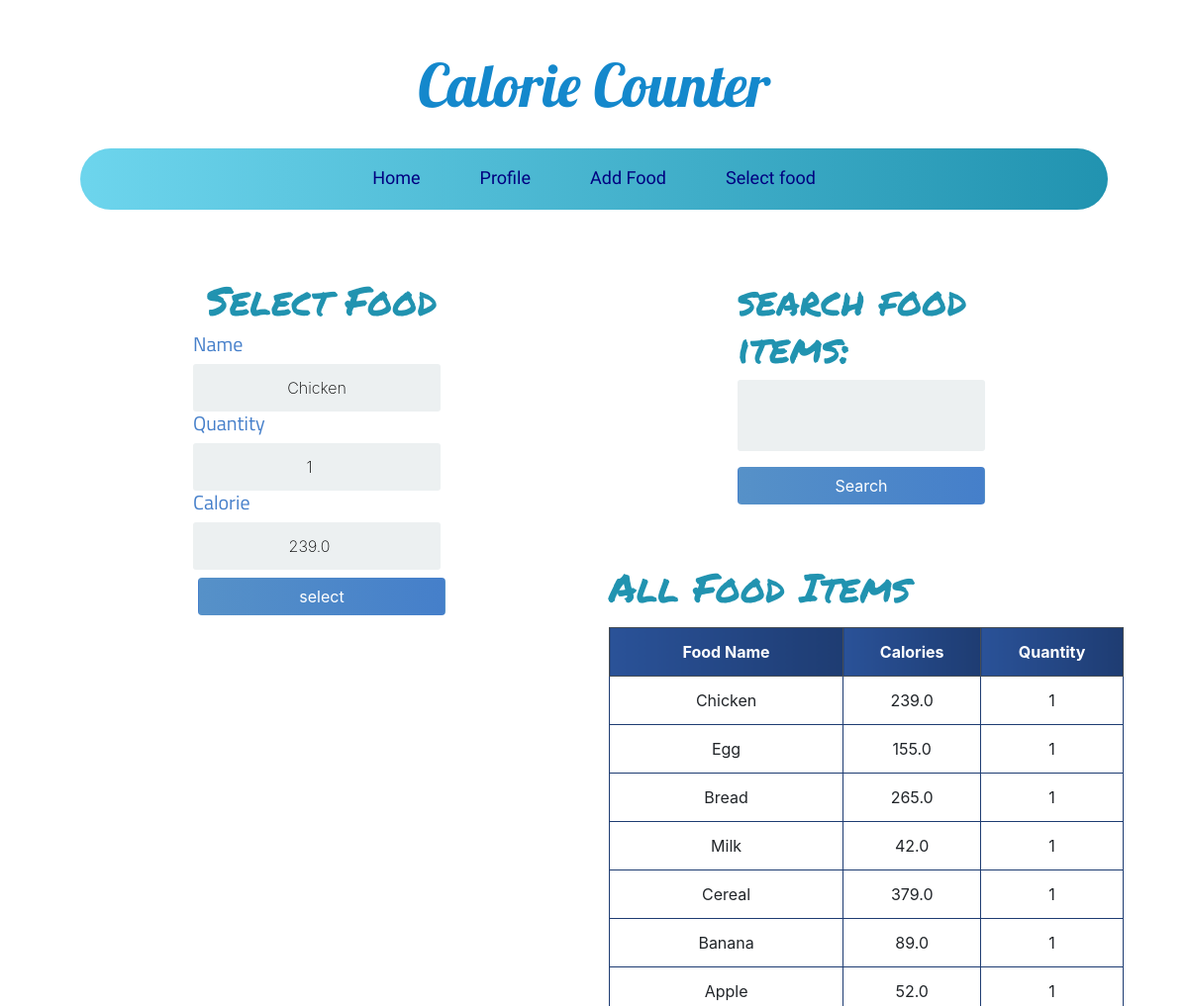
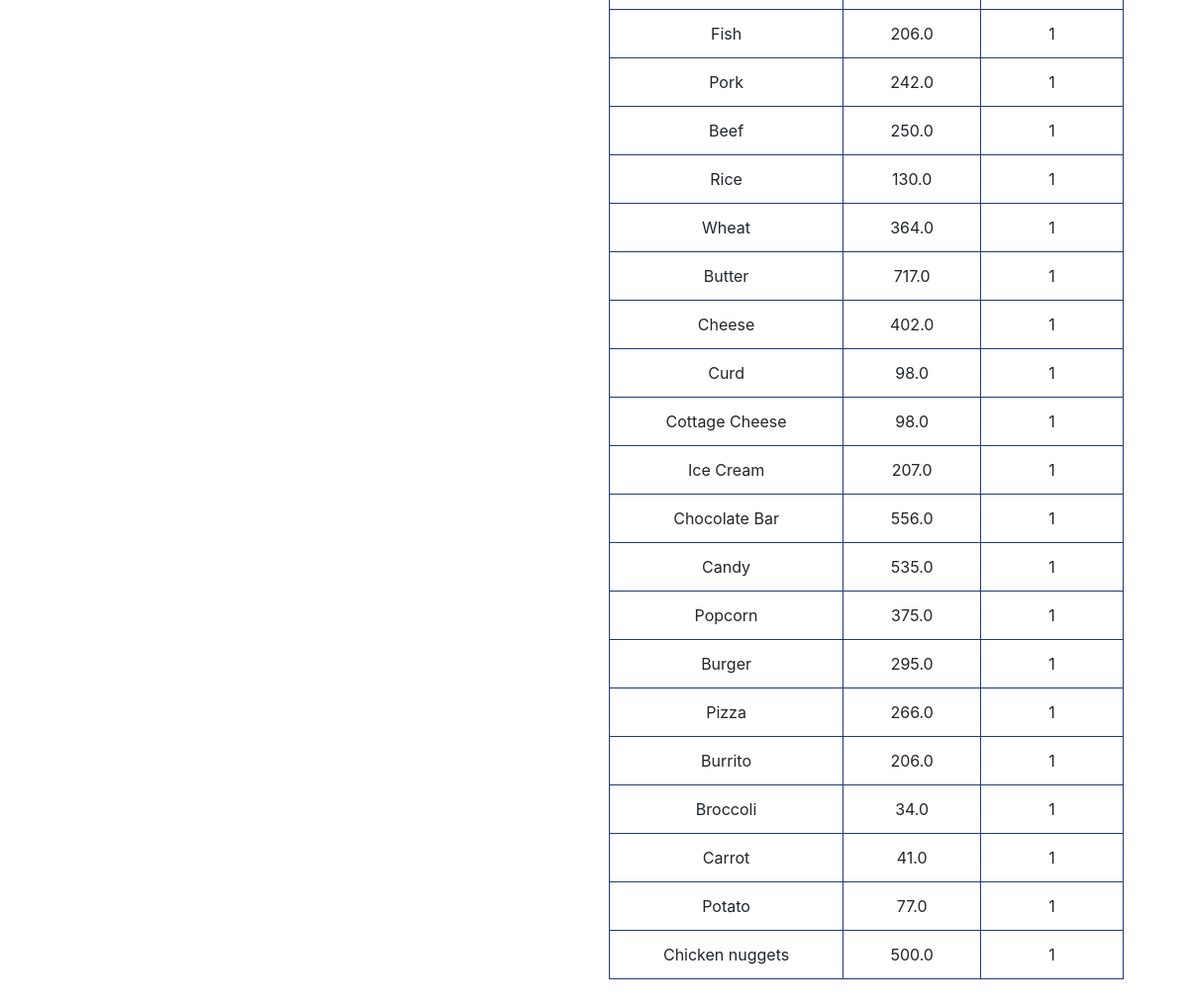
Screenshot of /update_food/10/ (signed in) with the database file from the repository (2 pictures, top to bottom).
### calories/models.py (models this page shows, shortened)
class Food(models.Model):
	name = models.CharField(max_length=200 ,null=False)
	quantity = models.PositiveIntegerField(null=False,default=0)
	calorie = models.FloatField(null=False,default=0)
	person_of = models.ForeignKey(User,null=True,on_delete=models.CASCADE)

### calories/views.py (the view)
# urls.py: path('update_food/<str:pk>/',update_food,name='update_food'),
@login_required
def update_food(request,pk):
	food_items = Food.objects.filter(person_of=request.user)
	food_item = Food.objects.get(id=pk)
	form =  AddFoodForm(instance=food_item)
	if request.method == 'POST':
		form = AddFoodForm(request.POST,instance=food_item)
		if form.is_valid():
			form.save()
			return redirect('profile')
	myFilter = FoodFilter(request.GET,queryset=food_items)
	context = {'form':form,'food_items':food_items,'myFilter':myFilter}
	return render(request,'add_food.html',context)

### calories/forms.py
class AddFoodForm(forms.ModelForm):
    class Meta:
        model = Food
        fields = ('name','quantity','calorie')

### templates/add_food.html (shortened to what this page needs)
{% extends 'base.html' %}
{% block content %}
<div class="container">
<div class="row">
    <div class="col-lg-6">
    <div class="login">
        <div class="login-screen">
            <div class="app-title">
                <h1 class="headline">Select Food</h1>
            </div>
            <form method="POST" action="" class="login-form form-inline">
                {% for field in form %}
                <h5 class="form-labels">
                {{ field.label }}
                </h5>
                {{ field }}
                {% endfor %}
                <input class="btn mt-2" type="submit" value="select">
            </form>
        </div>
    </div>
    </div>
    <div class="col-lg-6 ">
    <div class="login">
        <div class="login-screen">
              <form method="get">
                  <h1 class="headline">{{ myFilter.form }}</h1>
                  <button class="btn mt-2" type="submit">Search </button>
              </form>
        </div>
    </div>
        <h1 class="headline"> All Food Items </h1>
        <table class="table table-bordered text-center mt-3">
            <thead class="thead-dark">
                <tr>
                    <th scope="col">Food Name</th>
                    <th scope="col">Calories</th>
                    <th scope="col">Quantity</th>
                </tr>
            </thead>
            <tbody>
                {% for food in food_items %}
                <tr>
                    <td>{{ food.name }}</td>
                    <td>{{ food.calorie }}</td>
                    <td>{{ food.quantity }}</td>
                </tr>
                {% endfor %}
            </tbody>
        </table>
    </div>
</div>
</div>
{% endblock content %}

### static/css/base.css (style rules this page uses)
body { font-family: Arial; background-color: #3498DB; padding: 50px; }
.login { margin: 20px auto; width: 300px; }
.login-screen { background-color: #FFF; padding: 20px; border-radius: 5px }
.app-title { text-align: center; color: #777; }
.login-form { text-align: center; }
input { text-align: center; background-color: #ECF0F1; border: 2px solid transparent; border-radius: 3px; font-size: 16px; font-weight: 200; padding: 10px 0; width: 250px; transition: border .5s; }
.btn { background: #457fca; background: -webkit-linear-gradient(to right, #5691c8, #457fca); background: linear-gradient(to right, #5691c8, #457fca); color: white !important; font-size: 16px; line-height: 25px; padding: 10px 0; text-decoration: none; text-shadow: none; border-radius: 3px; box-shadow: none; transition: 0.25s; display: block; width: 250px; margin: 0 auto; }
th { background: #1e3c72; background: -webkit-linear-gradient(to right, #2a5298, #1e3c72); background: linear-gradient(to right, #2a5298, #1e3c72); }
.headline { font-family: 'Permanent Marker', cursive; padding-top:20px; color: #2193b0; color: -webkit-linear-gradient(to right, #6dd5ed, #2193b0); color: linear-gradient(to right, #6ded6d, #2193b0); }
.table { background-color: white; color: #18AD7C; }
table.table-bordered > thead > tr > th { border:1px solid #1e3c72; }
table.table-bordered > tbody > tr > td { border:1px solid #1e3c72; }
.form-labels { font-family: 'Titillium Web', sans-serif; color:#457fca; }

### rows the page displays
Food: form "Chicken" "1" "239.0", name "Chicken", calorie "239.0", quantity "1"
Food: name "Egg", calorie "155.0", quantity "1"
Food: name "Bread", calorie "265.0", quantity "1"
Food: name "Milk", calorie "42.0", quantity "1"
Food: name "Cereal", calorie "379.0", quantity "1"
Food: name "Banana", calorie "89.0", quantity "1"
Food: name "Apple", calorie "52.0", quantity "1"
Food: name "Fish", calorie "206.0", quantity "1"
Food: name "Pork", calorie "242.0", quantity "1"
Food: name "Beef", calorie "250.0", quantity "1"
Food: name "Rice", calorie "130.0", quantity "1"
Food: name "Wheat", calorie "364.0", quantity "1"
Food: name "Butter", calorie "717.0", quantity "1"
Food: name "Cheese", calorie "402.0", quantity "1"
Food: name "Curd", calorie "98.0", quantity "1"
Food: name "Cottage Cheese", calorie "98.0", quantity "1"
Food: name "Ice Cream", calorie "207.0", quantity "1"
Food: name "Chocolate Bar", calorie "556.0", quantity "1"
Food: name "Candy", calorie "535.0", quantity "1"
Food: name "Popcorn", calorie "375.0", quantity "1"
Food: name "Burger", calorie "295.0", quantity "1"
Food: name "Pizza", calorie "266.0", quantity "1"
Food: name "Burrito", calorie "206.0", quantity "1"
Food: name "Broccoli", calorie "34.0", quantity "1"
Food: name "Carrot", calorie "41.0", quantity "1"
Food: name "Potato", calorie "77.0", quantity "1"
Food: name "Chicken nuggets", calorie "500.0", quantity "1"

### other values shown
{{ field.label }} "Name" "Quantity" "Calorie"
